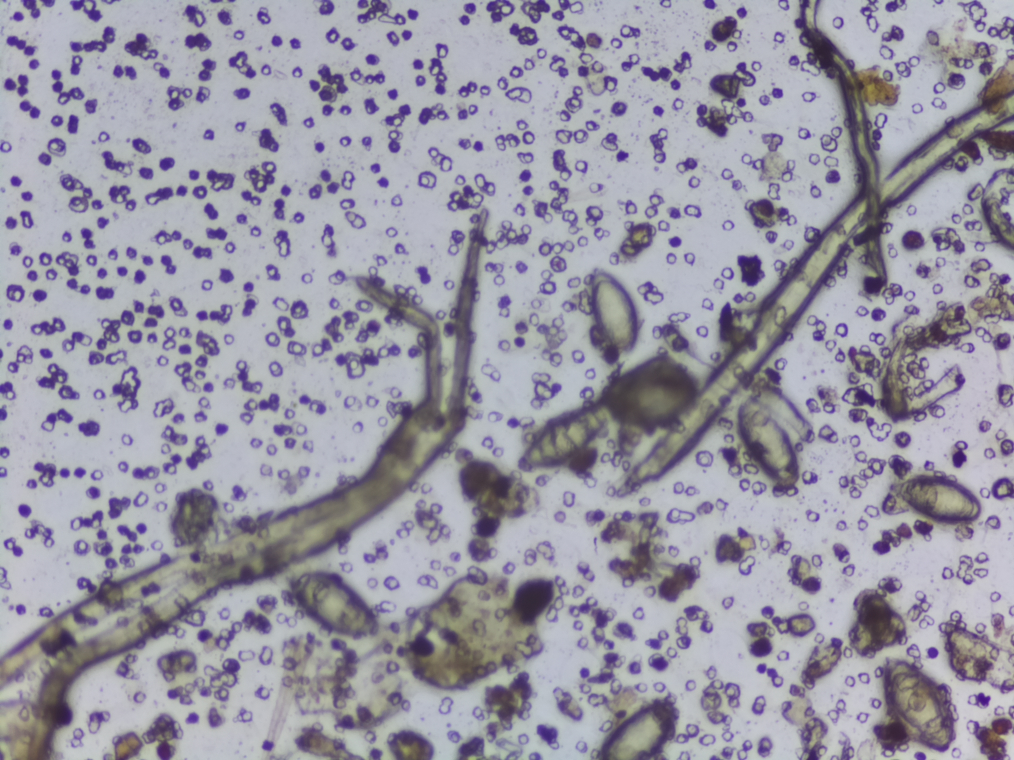
#> input picture images/img1.jpg, 2028 x 1520 px (shown at 1/2 size)
$ python -i sh_detection.py   (imports and definitions only)
#> lines starting #> are read from the running program, lines starting #| are printed output that depends on the picture
# Reference
# Oyibo, P., Meulah, B., Bengston, M., van Lieshout, L., Oyibo, W., Diehl, J. C., Vdovin, G.,
# & Agbana, T., (2022). A Two-stage Automated Diagnosis Framework for Urogenital Schistosomiasis
# in Microscopy Images from Low-resource Settings. Journal of Medical Imaging [Accepted].

r"""automated detection of Schistosoma haematobium eggs.

The command below runs this script and saves the following result images
1. Segmentation mask image showing the segmented eggs pixels
2. Detection result image with the detected Schistosoma haematobium
   eggs highlighted in elipses`

```
python sh_detection.py \
  --model models/deeplabv3_mobilenetv3_sh12k_tflite_model.tflite \
  --input images/img1.jpg \
  --output result
```
"""

import argparse
from PIL import Image
import math
from time import perf_counter
import numpy as np
import cv2
from skimage import measure, morphology
from sklearn import mixture
import tensorflow as tf

DATASET_MEAN = (0.59873112, 0.59390334, 0.64128324)
DATASET_STD = (0.02849652, 0.02736885, 0.02703068)
MEAN_EGG_AREA = 500
INPUT_IMAGE_SIZE = (676, 507)
SEGMENTED_IMAGE_SIZE = (338, 254)
WHITE = (255, 255, 255)
GREEN = (0, 255, 0)

# [89 lines left out: functions compute_eccentricity, fit_ellipse, create_ellipse_image, segment_eggs, not called in this run]

def refined_segmentation(segmented_img):
  # refines the segmentation result of the deep learning model and counts the detected eggs
  segmented_img = segmented_img.resize((SEGMENTED_IMAGE_SIZE))
  result = []
  arr = morphology.remove_small_objects(np.asarray(segmented_img) > 0, 100)
  label_img = measure.label(arr)
  regions = measure.regionprops(label_img)
  eggCount = 0

  for idx in range(len(regions)):
        #obtain the optimaal number of ellipses for a segmented region
        min_r, min_c, _, _ = regions[idx].bbox
        offset = (min_c, min_r)
        n_lower = math.ceil(0.65 * regions[idx].area / MEAN_EGG_AREA)
        n_upper = math.ceil(1.15 * regions[idx].area / MEAN_EGG_AREA)
        best = {'region_area': regions[idx].area,
                'ellipse_area': None,
                'n': None,
                'overlap': None,
                'ellipses': None,
                'offset': offset,
                'aic': float('INF')}

        for n in range(n_lower, n_upper+1):
            ellipses = fit_ellipse(regions[idx], n)
            k = np.sum([ ell['area'] > 1.5 * MEAN_EGG_AREA for ell in  ellipses])
            c = regions[idx].area / MEAN_EGG_AREA - k
            h, w = regions[idx].image.shape
            ellipse_img_b = np.zeros((h, w, 3), np.uint8)
            n_rows, n_cols = np.where(regions[idx].image>0)
            ellipse_img_b[n_rows, n_cols,:] = 255
            ellipse_img = np.zeros_like(ellipse_img_b, dtype=np.uint8) # creates a black image
            ellipse_img, ellipse_img_b = create_ellipse_image(ellipse_img, ellipse_img_b, ellipses)
            loss =  (1 - np.sum(np.logical_and(regions[idx].image, ellipse_img)) / regions[idx].area) + 1e-6
            aic = c * np.log(loss) + 2 * n
            area_e = np.sum(ellipse_img > 0)
            overlap = np.sum(np.logical_and(regions[idx].image, ellipse_img)) / area_e

            if aic < best['aic']:
                best['n'] = n
                best['ellipse_area'] = area_e
                best['overlap'] = overlap
                best['ellipses'] = ellipses
                best['aic'] = aic
        eggCount += best['n']
        result.append(best)

  return eggCount, result


# [36 lines left out: function main, not called in this run]

# [2 lines not run here, left out]

>>> import cv2
>>> picture = cv2.imread('images/img1.jpg', cv2.IMREAD_GRAYSCALE)
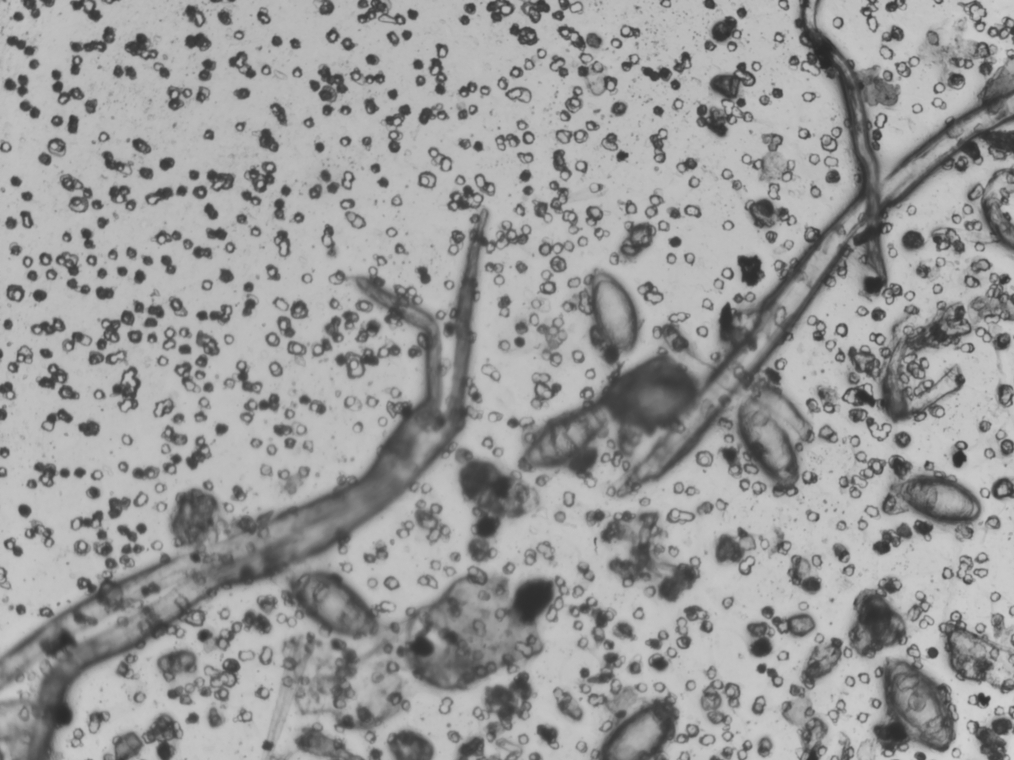
#> picture: shape (1520, 2028) (shown at 1/2 size); min 39, max 211, mean 153
#> (the run stopped early here; a loop or call above may not have finished)

$ run again, on images/img3.jpg
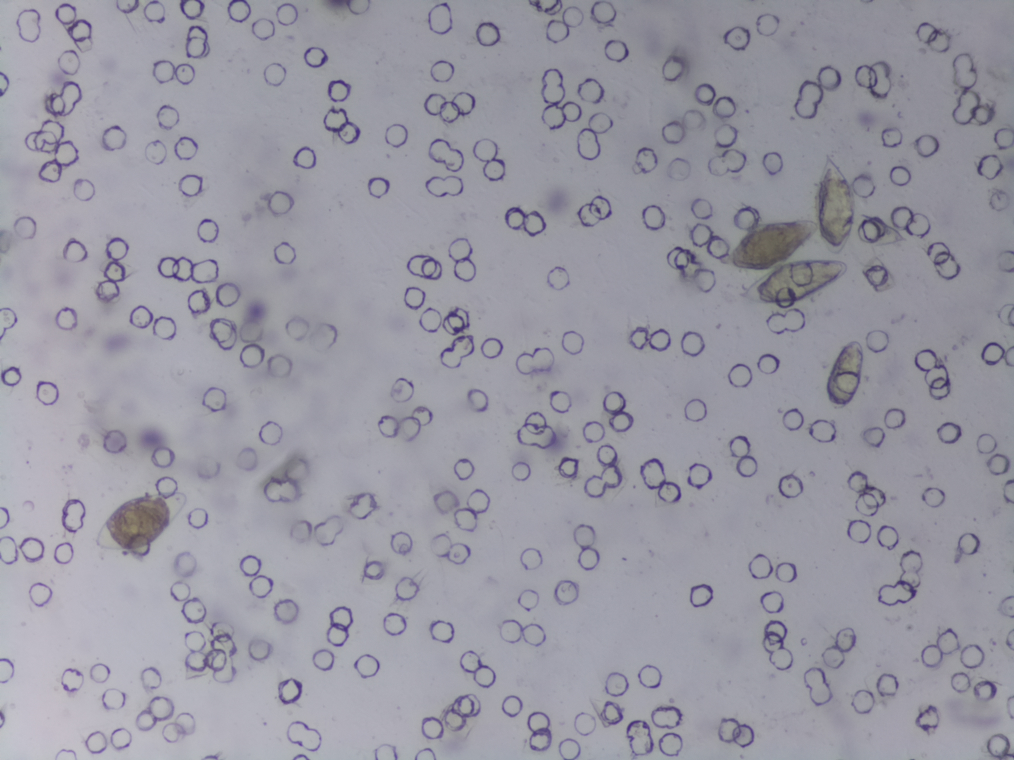
#> input picture images/img3.jpg, 2028 x 1520 px (shown at 1/2 size)
#> `picture = cv2.imread('images/img1.jpg', cv2.IMREAD_GRAYSCALE)`:
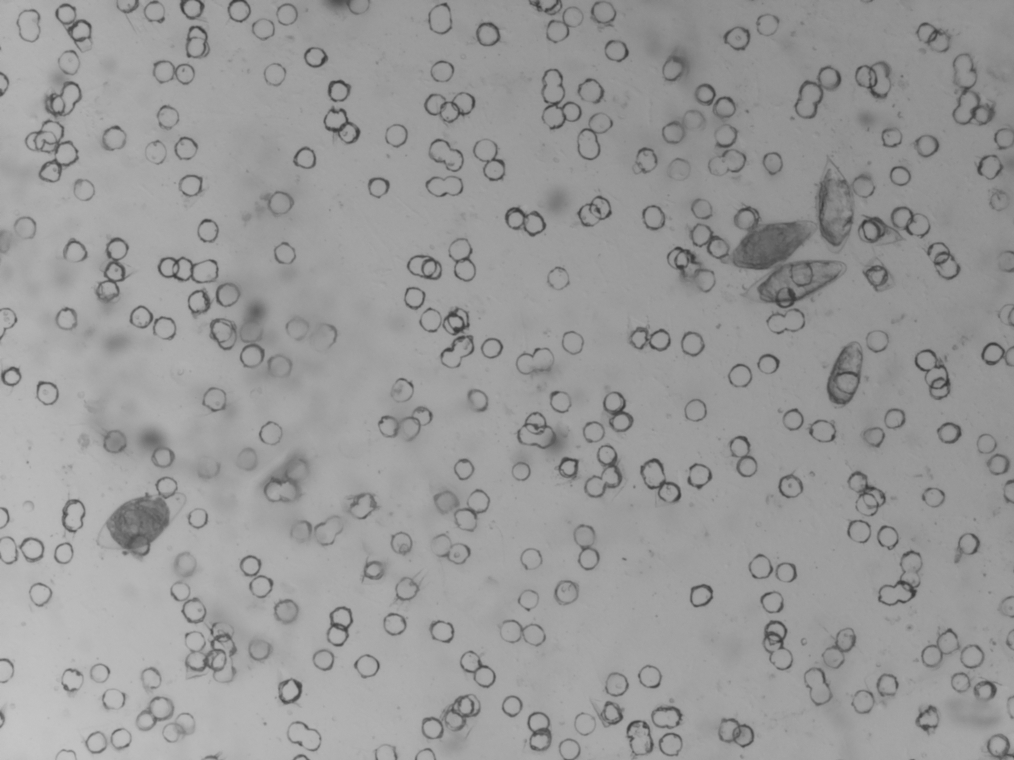
#> picture: shape (1520, 2028) (shown at 1/2 size); min 51, max 199, mean 153.1

$ run again, on images/img4.jpg
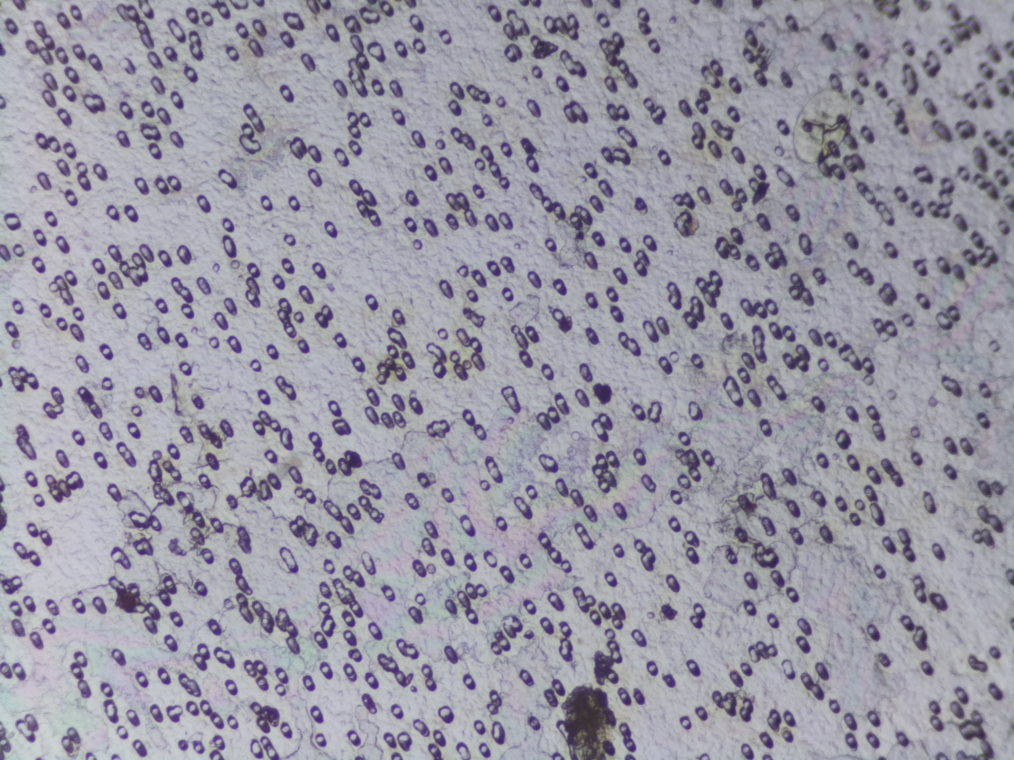
#> input picture images/img4.jpg, 2028 x 1520 px (shown at 1/2 size)
#> `picture = cv2.imread('images/img1.jpg', cv2.IMREAD_GRAYSCALE)`:
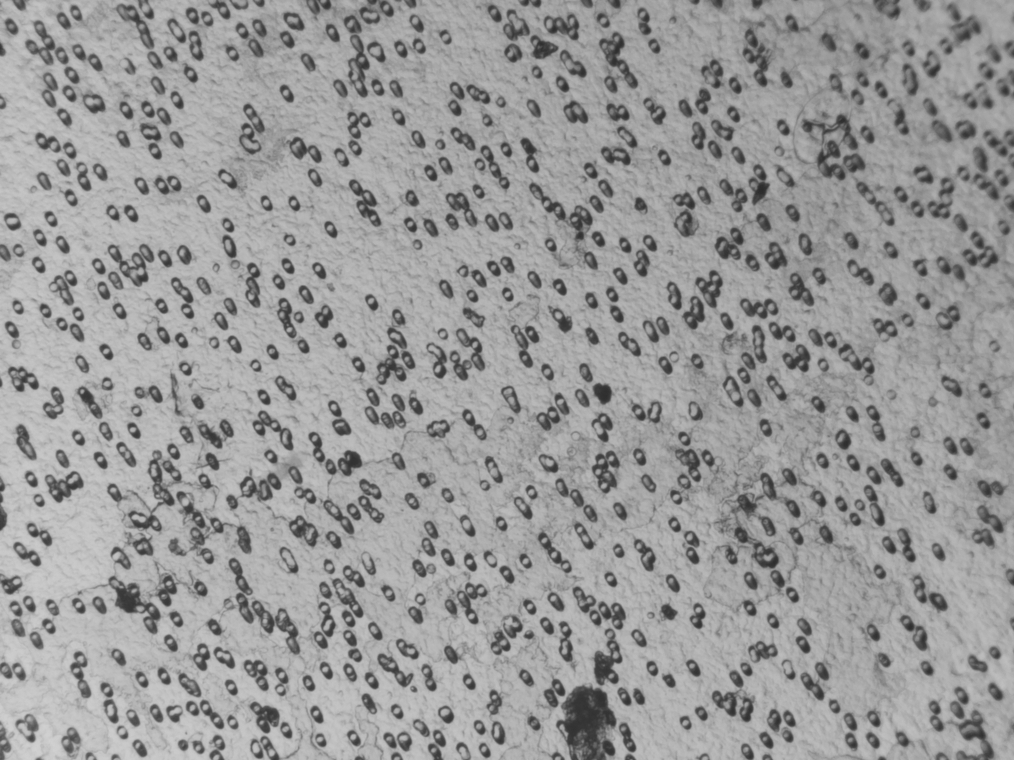
#> picture: shape (1520, 2028) (shown at 1/2 size); min 42, max 212, mean 153.1
